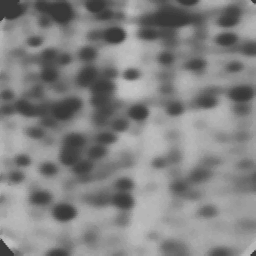
#> input picture gray_homework.png, 256 x 256 px
$ python EdgeDetect.py   (older library calls are emulated)
#> lines starting #> are read from the running program, lines starting #| are printed output that depends on the picture
#> further down, gray_img is the input picture: shape (256, 256, 3); min 57, max 199, mean 130
#| gray_img shape:  (256, 256, 3)
#| gray_img type:  <class 'numpy.ndarray'>
from locale import atoi
from sys import argv
import cv2
import numpy as np
import matplotlib.pyplot as plt
from sys import argv

def absoluteSobel(sobelXY):
    return np.uint8(np.absolute(sobelXY))

def SobelGradient(gray_img, ABS_FLAG):
#> called with ABS_FLAG = 1
    sobelX = cv2.Sobel(gray_img, cv2.CV_64F, 1, 0)
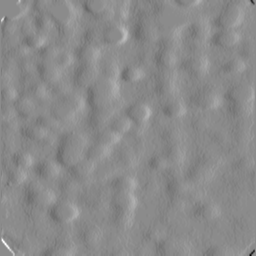
#> sobelX: shape (256, 256, 3) float64; min -500, max 417, mean 0; drawn with min black and max white
    sobelY = cv2.Sobel(gray_img, cv2.CV_64F, 0, 1)
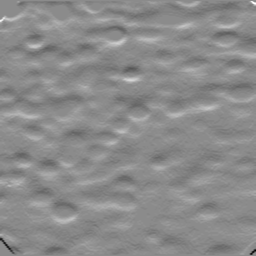
#> sobelY: shape (256, 256, 3) float64; min -410, max 342, mean 0.6; drawn with min black and max white
    if ABS_FLAG == 1:
        sobelX = absoluteSobel(sobelX)
#> in absoluteSobel, `return np.uint8(np.absolute(sobelXY))`:
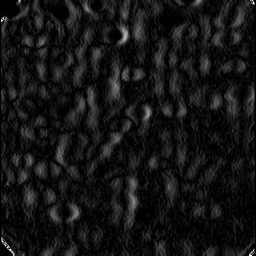
#> returned value: shape (256, 256, 3); min 0, max 254, mean 20.4
        sobelY = absoluteSobel(sobelY)
#> in absoluteSobel (call 2), `return np.uint8(np.absolute(sobelXY))`:
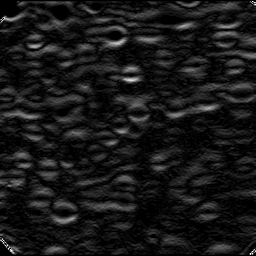
#> returned value: shape (256, 256, 3); min 0, max 254, mean 23.9
    plt.subplot(1, 3, 1), plt.imshow(gray_img), plt.axis("off"), plt.title("gray_img")
    plt.subplot(1, 3, 2), plt.imshow(sobelX), plt.axis("off"), plt.title("sobelX")
    plt.subplot(1, 3, 3), plt.imshow(sobelY), plt.axis("off"), plt.title("sobelY")
    plt.show()
    sobelCombined = cv2.bitwise_or(sobelX, sobelY)
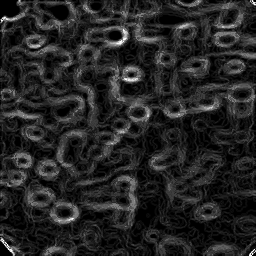
#> sobelCombined: shape (256, 256, 3); min 0, max 255, mean 36.8
    plt.imshow(sobelCombined), plt.axis("off"), plt.title("sobel")
    plt.show()


if __name__ == "__main__":
    gray_img = cv2.imread('gray_homework.png')
    print("gray_img shape: ", gray_img.shape)
    print("gray_img type: ", type(gray_img))
    try:
        ABS_FLAG = atoi(argv[1])
    except:
        ABS_FLAG = 1
    SobelGradient(gray_img, ABS_FLAG)
